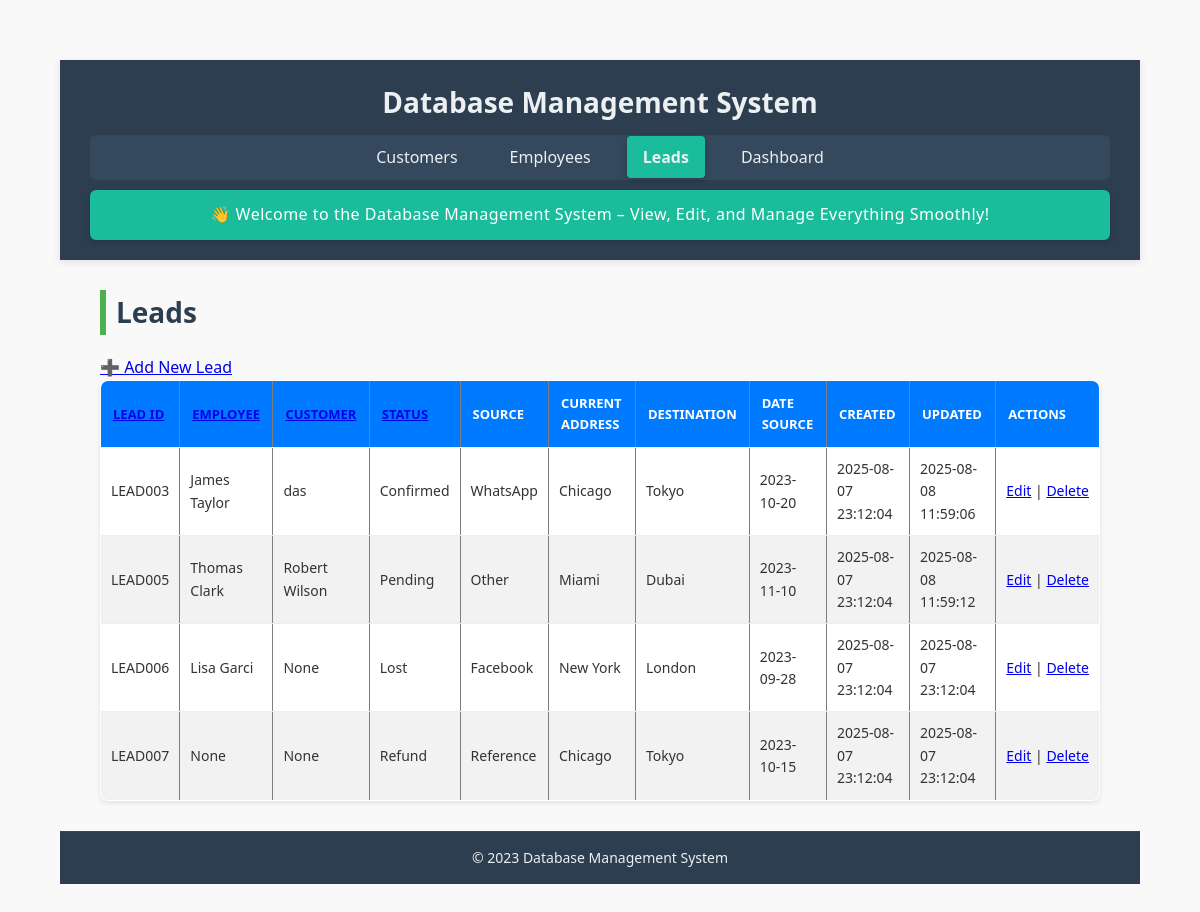
Before: /leads with the older database file.
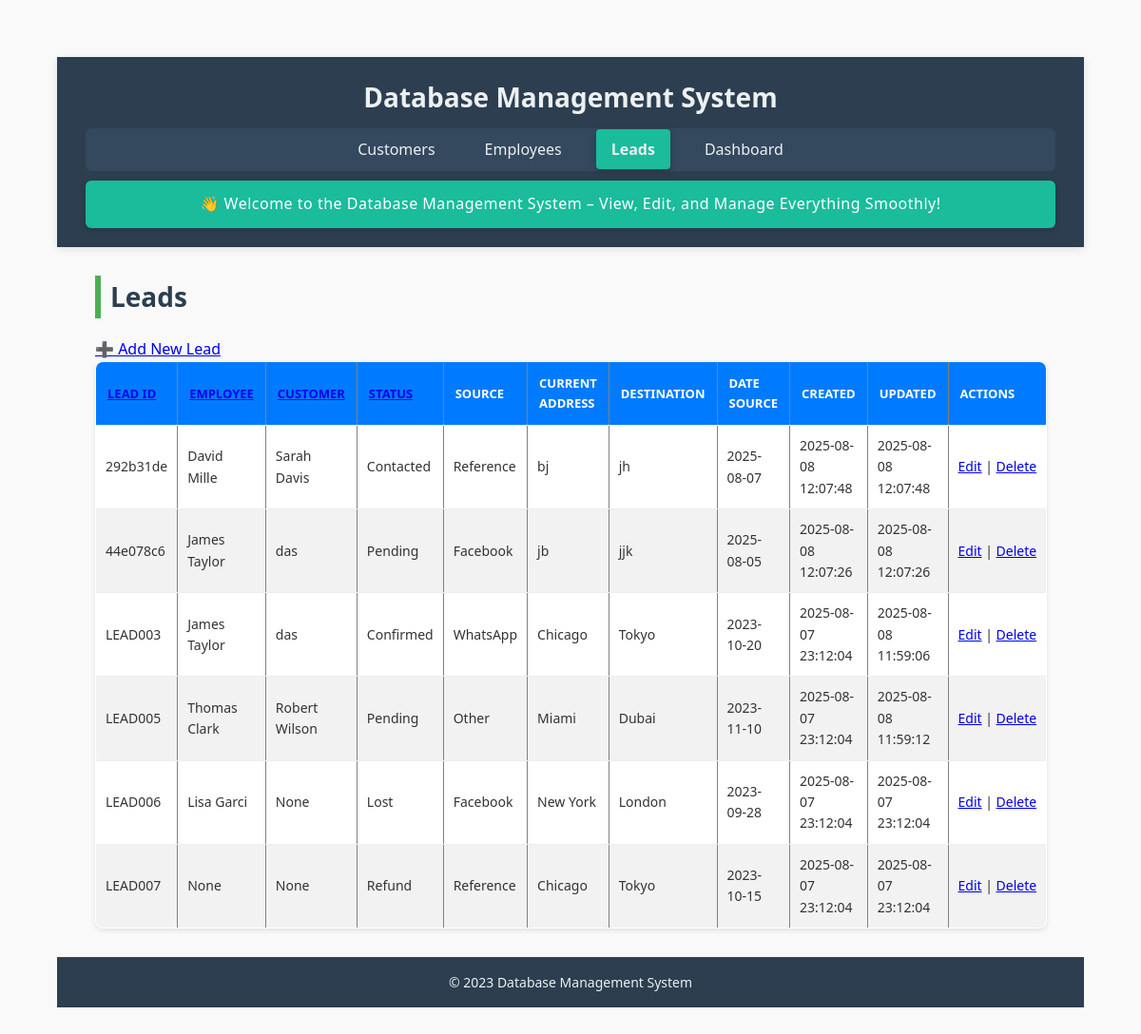
After: the same page with the newer database file.
### tables this page shows
CREATE TABLE leads (
    employeeLeadId TEXT PRIMARY KEY,
    employeeId TEXT NOT NULL,
    employeeName TEXT NOT NULL,
    employeeContactNo TEXT NOT NULL,
    customerName TEXT NOT NULL,
    customerId TEXT NOT NULL,
    customerContactNo TEXT NOT NULL,
    currentAddress TEXT NOT NULL,
    desiredDestination TEXT NOT NULL,
    status TEXT NOT NULL CHECK (status IN ('Pending', 'Contacted', 'Lost', 'Willing', 'Paid', 'Refund', 'Confirmed')),
    source TEXT NOT NULL CHECK (source IN ('Facebook', 'WhatsApp', 'Reference', 'TikTok', 'Other')),
    dateSource TEXT,
    createdAt TEXT DEFAULT CURRENT_TIMESTAMP,
    updatedAt TEXT DEFAULT CURRENT_TIMESTAMP,
    FOREIGN KEY (employeeId) REFERENCES employees(empId),
    FOREIGN KEY (customerId) REFERENCES customers(customerId)
);

CREATE TABLE employees (
    empId TEXT PRIMARY KEY,
    empName TEXT NOT NULL,
    phoneNo TEXT,
    targetAmount REAL NOT NULL CHECK (targetAmount >= 0),
    achievedAmount REAL NOT NULL CHECK (achievedAmount >= 0),
    createdAt TEXT DEFAULT CURRENT_TIMESTAMP,
    updatedAt TEXT DEFAULT CURRENT_TIMESTAMP
);

CREATE TABLE customers (
    customerId TEXT PRIMARY KEY,
    customerName TEXT NOT NULL,
    phone TEXT NOT NULL,
    source TEXT NOT NULL,
    currentLocation TEXT NOT NULL,
    desiredDestination TEXT NOT NULL,
    dateOfArrival TEXT,
    createdAt TEXT DEFAULT CURRENT_TIMESTAMP,
    updatedAt TEXT DEFAULT CURRENT_TIMESTAMP
);

### app.py (the view)
@app.route('/leads', methods=['GET'])
def leads():
    filters = {
        "employeeId": request.args.get('employeeId'),
        "customerId": request.args.get('customerId'),
        "status": request.args.get('status'),
        "source": request.args.get('source')
    }
    sort_by = request.args.get('sort_by', 'employeeLeadId')
    sort_order = request.args.get('sort_order', 'asc')
    query = '''
        SELECT leads.*,
               customers.customerName AS cust_name,
               employees.empName AS emp_name
        FROM leads
        LEFT JOIN customers ON leads.customerId = customers.customerId
        LEFT JOIN employees ON leads.employeeId = employees.empId
        WHERE 1=1
    '''
    params = []
    if filters["employeeId"]:
        query += ' AND leads.employeeId = ?'
        params.append(filters["employeeId"])
    if filters["customerId"]:
        query += ' AND leads.customerId = ?'
        params.append(filters["customerId"])
    if filters["status"]:
        query += ' AND leads.status = ?'
        params.append(filters["status"])
    if filters["source"]:
        query += ' AND leads.source LIKE ?'
        params.append(f'%{filters["source"]}%')
    query += f' ORDER BY {sort_by} {sort_order.upper()}'
    with closing(get_db_connection()) as conn:
        with closing(conn.cursor()) as cursor:
            cursor.execute(query, params)
            leads = cursor.fetchall()
            employees = get_all_employees()
            customers = get_all_customers()
    return render_template("leads.html",
                         leads=leads,
                         filters=filters,
                         sort_by=sort_by,
                         sort_order=sort_order,
                         filter_options={
                             "employees": employees,
                             "customers": customers
                         })

### app.py (called while the page is built)
def get_db_connection():
    conn = sqlite3.connect(DATABASE, timeout=10)
    conn.row_factory = sqlite3.Row
    conn.execute("PRAGMA journal_mode=WAL")
    return conn

def get_all_employees():
    with closing(get_db_connection()) as conn:
        with closing(conn.cursor()) as cursor:
            cursor.execute("SELECT empId, empName FROM employees")
            return cursor.fetchall()

def get_all_customers():
    with closing(get_db_connection()) as conn:
        with closing(conn.cursor()) as cursor:
            cursor.execute("SELECT customerId, customerName FROM customers")
            return cursor.fetchall()

### templates/leads.html
{% extends "base.html" %}
{% block content %}
<h2>Leads</h2>
<a href="{{ url_for('add_lead') }}" class="add-button">➕ Add New Lead</a>
<table border="1">
    <thead>
        <tr>
            {% set new_order = 'desc' if sort_order == 'asc' else 'asc' %}
            <th><a href="{{ url_for('leads', sort_by='employeeLeadId', sort_order=new_order, **filters) }}">Lead ID</a></th>
            <th><a href="{{ url_for('leads', sort_by='employeeId', sort_order=new_order, **filters) }}">Employee</a></th>
            <th><a href="{{ url_for('leads', sort_by='customerId', sort_order=new_order, **filters) }}">Customer</a></th>
            <th><a href="{{ url_for('leads', sort_by='status', sort_order=new_order, **filters) }}">Status</a></th>
            <th>Source</th>
            <th>Current Address</th>
            <th>Destination</th>
            <th>Date Source</th>
            <th>Created</th>
            <th>Updated</th>
            <th>Actions</th>
        </tr>
    </thead>
    <tbody>
        {% for lead in leads %}
        <tr>
            <td>{{ lead.employeeLeadId }}</td>
            <td>{{ lead.emp_name }}</td>
            <td>{{ lead.cust_name }}</td>
            <td>{{ lead.status }}</td>
            <td>{{ lead.source }}</td>
            <td>{{ lead.currentAddress }}</td>
            <td>{{ lead.desiredDestination }}</td>
            <td>{{ lead.dateSource or '' }}</td>
            <td>{{ lead.createdAt }}</td>
            <td>{{ lead.updatedAt }}</td>
            <td>
                <a href="{{ url_for('edit_lead', lead_id=lead.employeeLeadId) }}">Edit</a> |
                <a href="{{ url_for('delete_lead', lead_id=lead.employeeLeadId) }}"
                   onclick="return confirm('Are you sure you want to delete this lead?')">Delete</a>
            </td>
        </tr>
        {% endfor %}
    </tbody>
</table>
{% endblock %}

### templates/base.html (shortened to what this page needs)
<!DOCTYPE html>
<html lang="en">
<head>
    <link rel="stylesheet" href="{{ url_for('static', filename='style.css') }}">
    <link rel="stylesheet" href="{{ url_for('static', filename='customers.css') }}">
    <link rel="stylesheet" href="{{ url_for('static', filename='employees.css') }}">
    <link rel="stylesheet" href="{{ url_for('static', filename='dashboard.css') }}">
</head>
<body>
    <header class="header">
        <h1>Database Management System</h1>
        <nav class="navbar">
            <ul>
                <li>
                    <a href="{{ url_for('customers') }}"
                        class="{% if request.endpoint == 'customers' %}active{% endif %}">
                        Customers
                    </a>
                </li>
                <li>
                    <a href="{{ url_for('employees') }}"
                        class="{% if request.endpoint == 'employees' %}active{% endif %}">
                        Employees
                    </a>
                </li>
                <li>
                    <a href="{{ url_for('leads') }}" class="{% if request.endpoint == 'leads' %}active{% endif %}">
                        Leads
                    </a>
                </li>
                <li>
                    <a href="{{ url_for('dashboard') }}"
                        class="{% if request.endpoint == 'dashboard' %}active{% endif %}">
                        Dashboard
                    </a>
                </li>
            </ul>
        </nav>
        <section class="welcome-banner">
            <p>👋 Welcome to the Database Management System – View, Edit, and Manage Everything Smoothly!</p>
        </section>
    </header>
    <main class="main-content">
        {% block content %}{% endblock %}
    </main>
    <footer class="footer">
        <p>&copy; 2023 Database Management System</p>
    </footer>
</body>
</html>

### static/style.css (style rules this page uses)
* { margin: 0; padding: 0; box-sizing: border-box; }
body { font-family: 'Segoe UI', Tahoma, Geneva, Verdana, sans-serif; line-height: 1.6; background-color: #f8f9fa; color: #333; min-height: 100vh; display: flex; flex-direction: column; }
header { background-color: #2c3e50; color: #ecf0f1; padding: 20px 30px; text-align: center; box-shadow: 0 2px 8px rgba(0, 0, 0, 0.1); }
header h1 { font-size: 28px; margin-bottom: 10px; }
nav ul { list-style: none; display: flex; justify-content: center; gap: 20px; padding: 10px 0; background-color: #34495e; border-radius: 6px; margin-top: 10px; }
nav ul li a { text-decoration: none; color: #ecf0f1; padding: 10px 16px; border-radius: 4px; transition: background-color 0.3s ease; }
nav ul li a.active { background-color: #1abc9c; font-weight: bold; box-shadow: 0 2px 6px rgba(0, 0, 0, 0.2); }
main { flex: 1; padding: 30px 40px; }
footer { background-color: #2c3e50; color: #ecf0f1; text-align: center; padding: 15px 0; font-size: 14px; border-top: 1px solid #444; }
.welcome-banner { background-color: #1abc9c; color: #fff; padding: 12px 20px; text-align: center; font-size: 16px; margin-top: 10px; border-radius: 6px; box-shadow: 0 2px 6px rgba(0, 0, 0, 0.15); }
.welcome-banner p { margin: 0; font-weight: 500; letter-spacing: 0.5px; }

### static/customers.css (style rules this page uses)
* { box-sizing: border-box; margin: 0; padding: 0; font-family: 'Segoe UI', Tahoma, Geneva, Verdana, sans-serif; }
body { background: #f6f9fc; color: #333; padding: 40px; }
h2 { margin-bottom: 25px; font-size: 28px; color: #222; border-left: 6px solid #4CAF50; padding-left: 10px; }
table { width: 100%; border-collapse: collapse; background: #fff; box-shadow: 0 4px 10px rgba(0,0,0,0.05); border-radius: 10px; overflow: hidden; }
thead { background-color: #4CAF50; color: white; }
th, td { padding: 12px 15px; text-align: left; font-size: 14px; border-bottom: 1px solid #eee; }
th { font-weight: 600; text-transform: uppercase; font-size: 13px; }
td:last-child { white-space: nowrap; }

### static/employees.css (style rules this page uses)
body { font-family: Arial, sans-serif; background-color: #f9f9f9; margin: 20px; color: #333; }
h2 { color: #2c3e50; margin-bottom: 20px; }
table { width: 100%; border-collapse: collapse; background-color: #ffffff; border-radius: 8px; overflow: hidden; box-shadow: 0 2px 5px rgba(0,0,0,0.1); }
thead { background-color: #007BFF; color: white; }
thead th { padding: 12px; text-align: left; font-weight: bold; }
tbody tr { border-bottom: 1px solid #ddd; }
tbody tr:nth-child(even) { background-color: #f2f2f2; }
tbody td { padding: 10px; }

Changed rows visible on the page:
added leads: employeeLeadId "292b31de", emp_name "David Mille", cust_name "Sarah Davis", status "Contacted", source "Reference", currentAddress "bj", desiredDestination "jh", dateSource "2025-08-07", createdAt "2025-08-08 12:07:48", updatedAt "2025-08-08 12:07:48"
added leads: employeeLeadId "44e078c6", emp_name "James Taylor", cust_name "das", status "Pending", source "Facebook", currentAddress "jb", desiredDestination "jjk", dateSource "2025-08-05", createdAt "2025-08-08 12:07:26", updatedAt "2025-08-08 12:07:26"
